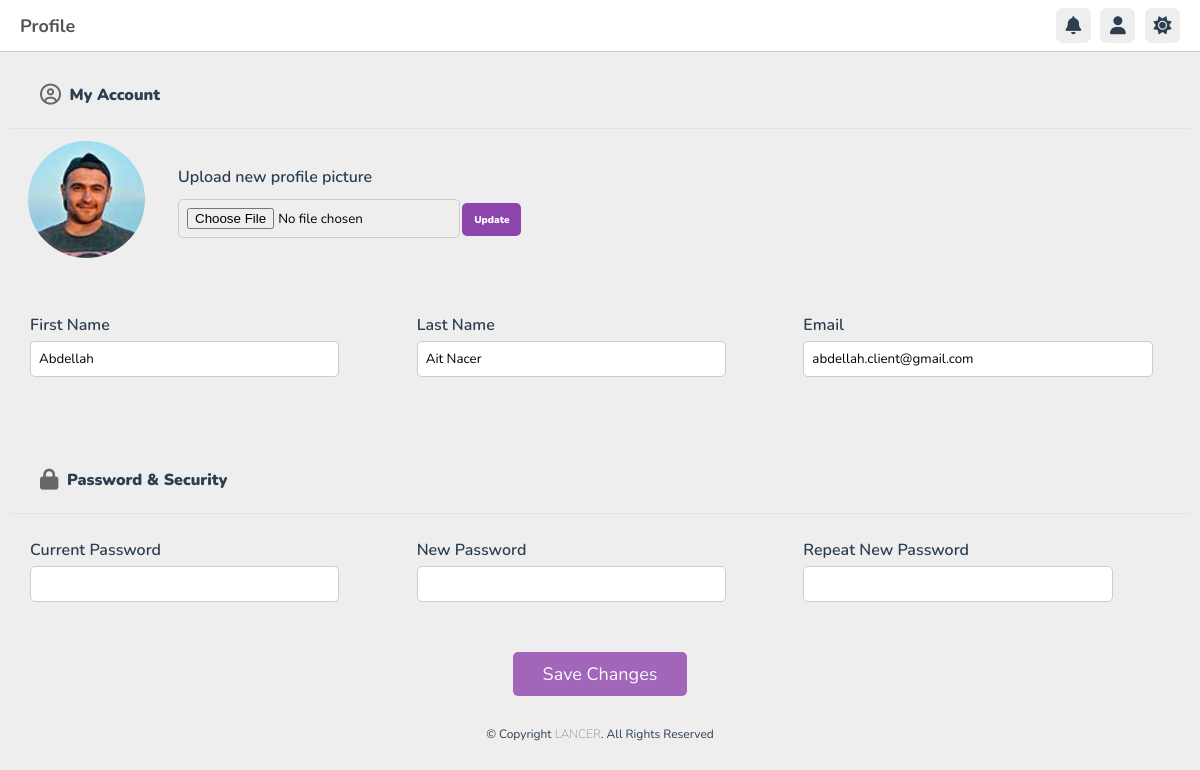
Screenshot of /client/profile.php (signed in) with the database file from the repository.
### tables this page shows
CREATE TABLE `client` (
  `id_client` int(255) NOT NULL,
  `first_name_cli` varchar(255) NOT NULL,
  `last_name_cli` varchar(255) NOT NULL,
  `email_client` varchar(255) NOT NULL,
  `password_client` varchar(255) NOT NULL,
  `exentation` varchar(255) NOT NULL,
  `statut` int(11) NOT NULL DEFAULT 0
);

### client/profile.php (the view, shortened to what this page needs)
<?php
    @include '../login/config.php';
    $client_id = $_SESSION['client_id'];
    $select = mysqli_query($conn, "SELECT * FROM client WHERE id_client = '$client_id'") or die('query failed');
    if(mysqli_num_rows($select) > 0){
        $fetch = mysqli_fetch_assoc($select);
    }
    $query = "SELECT first_name_cli, last_name_cli, email_client FROM client WHERE id_client = ?";
    $stmt = $conn->prepare($query);
    $stmt->bind_param("i", $client_id);
    $stmt->execute();
    $stmt->bind_result($first_name, $last_name, $email);
?>
<!DOCTYPE html>
<html lang="en">
<head>
    <link rel="stylesheet" href="https://cdnjs.cloudflare.com/ajax/libs/font-awesome/6.1.2/css/all.min.css">
    <link rel="stylesheet" href="CSS/style.css">
</head>
<body>
    <header class="header">
        <section class="flex">
            <a href="profile.php" class="logo">Profile</a>
            <div class="icons">
                <div id="menu-btn" class="fa-sharp fa-solid fa-bell"></div>
                <div id="user-btn" class="fas fa-user"></div>
                <div id="toggle-btn" class="fas fa-sun"></div>
            </div>
        </section>
    </header>
    <form action="" method="POST" enctype="multipart/form-data">
        <section>
            <div class="headline">
                <h3><i class="fa-regular fa-circle-user"></i> My Account</h3>
            </div>
            <div class="section-wrapper">
                <div class="avatar-wrapper" style="margin-left: 18px;">
                    <?php
                        if($fetch['statut']==0)  {
                            echo '<img class="profile-pic" src="photoclient/default.jpg">' ;
                        }
                        else{
                            $ex=$fetch['exentation'];
                            $namf=$client_id.'.'.$ex;
                            echo ' <img class="profile-pic" src="photoclient/'.$namf.'">';
                        }
                    ?>
                </div>
                <div class="fields" style="margin-top: -18px;">
                    <div class="infos">
                        <h5>Upload new profile picture</h5>
                        <input type="file" name="cr">
                        <button class="inline-btn" type="submit" name="sub" value="send" style="font-size: 1rem; padding: .95rem 1.2rem; font-weight: 900;">Update</button>
                    </div>
                </div>
            </div>
            <div class="section-wrapper" style="margin-bottom: 50px;">
                <div class="infos">
                    <div class="fields">
                        <div class="field-submit">
                            <h5>First Name</h5>
                            <input type="text" name="first_name" value="<?php echo htmlspecialchars($first_name); ?>">
                        </div>
                        <div class="field-submit">
                            <h5>Last Name</h5>
                            <input type="text" name="last_name" value="<?php echo htmlspecialchars($last_name); ?>">
                        </div>
                        <div class="field-submit">
                            <h5>Email</h5>
                            <input type="text" name="email" value="<?php echo htmlspecialchars($email); ?>" style="width: 350px;">
                        </div>
                    </div>
                </div>
            </div>
        </section>
        <section style="padding-top: 0;">
            <div class="headline" style="margin-bottom: -30px;">
                <h3><i class="fa-solid fa-lock"></i> Password & Security</h3>
            </div>
            <div class="section-wrapper">
                <div class="infos">
                    <div class="fields">
                        <div class="field-submit">
                            <h5>Current Password</h5>
                            <input type="password" name="current_password">
                        </div>
                        <div class="field-submit">
                            <h5>New Password</h5>
                            <input type="password" name="new_password">
                        </div>
                        <div class="field-submit">
                            <h5>Repeat New Password</h5>
                            <input type="password" name="repeat_new_password">
                        </div>
                    </div>
                </div>
            </div>
        </section>
        <div class="btn-container">
            <input name="submit" type="submit" class="inline-btn" value="Save Changes">
        </div>
    </form>
    <footer class="footer">
        <p>&#169; Copyright <span>lancer</span>. All rights reserved</p>
    </footer>
</body>
</html>

### client/CSS/style.css (style rules this page uses)
:root { --main-color:#8e44ad; --red:#e74c3c; --orange:#f39c12; --light-color:#888; --light-bg:#eee; --black:#2c3e50; --black2: rgb(85, 83, 83); --white:#fff; --border:.1rem solid rgba(0,0,0,.2); }
* { font-family: 'Nunito', sans-serif; margin:0; padding:0; box-sizing: border-box; outline: none; border:none; text-decoration: none; }
html { font-size: 62.5%; overflow-x: hidden; }
body { background-color: var(--light-bg); padding-left: 25rem; }
section { padding: 1rem 1rem; margin: 0 auto; max-width: 1200px; }
.inline-btn, .inline-option-btn, .inline-delete-btn, .btn, .delete-btn, .option-btn { border-radius: .5rem; color: var(--white); font-size: 1.8rem; cursor: pointer; text-transform: capitalize; padding: 1rem 3rem; text-align: center; margin-top: 1rem; }
.inline-btn, .inline-option-btn, .inline-delete-btn { display: inline-block; }
.btn, .inline-btn { background-color: var(--main-color); }
.header { position: sticky; top:0; left:0; right: 0; background-color: var(--white); z-index: 1000; border-bottom: var(--border); }
.header .flex { display: flex; align-items: center; justify-content: space-between; position: relative; padding: .8rem 2rem; }
.header .flex .logo { font-size: 1.8rem; color: var(--black2); font-weight: bolder; }
.header .flex .icons div { font-size: 1.8rem; color:var(--black); background-color: var(--light-bg); border-radius: .7rem; height: 3.5rem; width: 3.5rem; line-height: 3.5rem; cursor: pointer; text-align: center; margin-left: .7rem; }
.headline { display: block; padding: 20px 30px; border-bottom: 1px solid #e4e4e4; position: relative; }
.headline h3 { font-size: 16px; font-weight: 900; color: var(--black); line-height: 26px; }
.avatar-wrapper { position: relative; width: 130px; height: 130px; overflow: hidden; box-shadow: none; transition: all .3s ease; }
.avatar-wrapper .profile-pic { height: 90%; width: 90%; margin-top: 12px; transition: all .3s ease; object-fit: cover; border-radius: 50%; }
.field-submit { margin-bottom: 28px; display: block; }
.fields { display: flex; flex-direction: row; align-items: center; padding-top: 20px; }
.fields .field-submit { flex: 1; }
.fields h5 { font-size: 16px; font-weight: 600; color: var(--black); margin-bottom: 12px; margin-right: 10px; flex: 1; text-align: right; }
.fields input { flex: 3; padding: 8px; border-radius: 5px; border: 1px solid #ccc; width: 80%; }
.section-wrapper { display: flex; flex-direction: row; align-items: flex-start; }
.section-wrapper .infos { flex: 1; margin-left: 20px; }
.fields .field-submit { margin-right: 0; margin-bottom: 10px; }
.fields h5 { text-align: left; margin-right: 0; margin-bottom: 5px; }
.infos { flex: 1; margin-left: 20px; margin-top: 35px; }
.btn-container { display: inline-block; text-align: center; width: 100%; padding-top: 20px; padding-bottom: 20px; opacity: 0.8; }
.footer span { text-transform: uppercase; font-weight: 200; color: var(--light-color); }
.footer { width: 100%; padding: 10px 0; font-size: larger; color: var(--black); text-align: center; position: relative; text-transform: capitalize; }
@media (max-width:1200px) { body { padding-left: 0; } }

### rows the page displays
client: first_name "Abdellah", last_name "Ait Nacer", email "abdellah.client@gmail.com"
